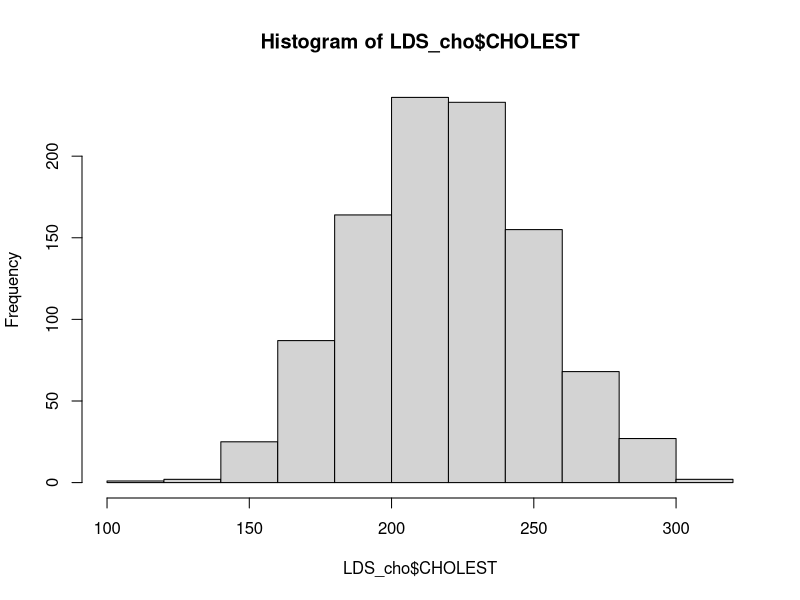
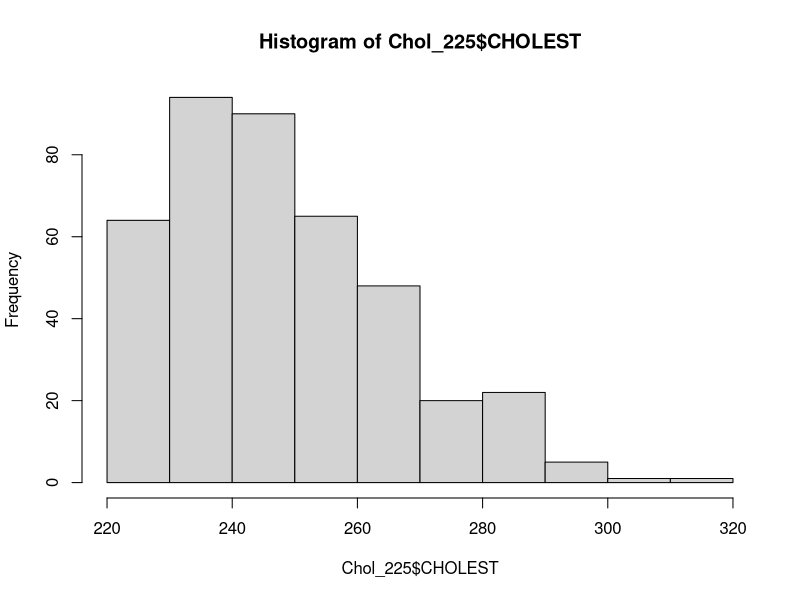

The R script that drew these images, in order:
# Problems with LDS Daniel
# Examples Chp_6 2 and 3 LDS
setwd("~/Dropbox/GitHub/ProbEstad2021")
library(tidyverse)
# To set the working directory realtive to the user's dir
# and useful libraries

# sample mean confidence inteval (t)
MeanEstim_CI <- function(x, alpha = .05) {
  mean_x <- mean(x)
  sd_x <- sd(x)
  n_x <- length(x)
  lv_mean <- mean_x - (qt((1-alpha/2), (n_x - 1))*sd_x/sqrt(n_x)) 
  uv_mean <- mean_x + (qt((1-alpha/2), (n_x - 1))*sd_x/sqrt(n_x))
  result <- c(lv_mean, uv_mean)
  return(result)
}

# sample variance CI function
VarEstim_CI <- function(x, alpha = .05) {
  var_x <- var(x)
  n_x <- length(x)
  lbs <- (n_x-1)*var_x/qchisq((1-alpha/2), (n_x-1))
  las <- (n_x-1)*var_x/qchisq(alpha/2, (n_x-1))
  result <- c(lbs, las)
  return(result)
}

LDS_cho <- read_csv("DataSets/ch06_all/LDS_C06_CHOLEST.csv")
hist(LDS_cho$CHOLEST)

Chol_samp15  <- sample(LDS_cho$CHOLEST, 15, replace = FALSE)
summary(Chol_samp15)
# variance 95 confidence interval for sample
Chol_samp15Var_CI <- VarEstim_CI(Chol_samp15, 0.05)
print(c("LowerLimit", "UpperLimit"))
print(Chol_samp15Var_CI)

Chol_225 <- (filter(LDS_cho, CHOLEST > 225))
hist(Chol_225$CHOLEST) # how the >225 distribution looks
Chol_225_samp <- sample(Chol_225$CHOLEST, 50, replace = FALSE)
summary(Chol_225_samp)

Chol_225_samp_mean <- MeanEstim_CI(Chol_225_samp)
print(c("LowerLimit", "UpperLimit"))
print(Chol_225_samp_mean)

Chol_225_samp_varCI <- VarEstim_CI(Chol_225_samp)
print(c("LowerLimit", "UpperLimit"))
print(Chol_225_samp_varCI) 